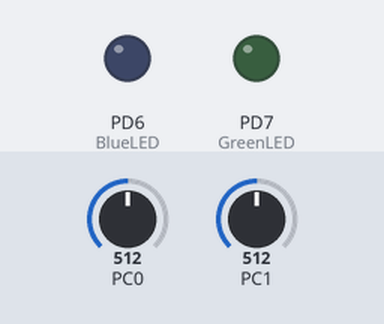
Recording of a program running on a simulated ATmega328P, built with avr-gcc and emulated at 16 MHz. On the bench: output pins drawn as LEDs (lit = HIGH). The test bench sets the inputs (shaded band); at power-on: PC0 = 512, PC1 = 512.

Above: at 1.2 s.
1.3 s: PC0 set to 521
At 2.0 s:
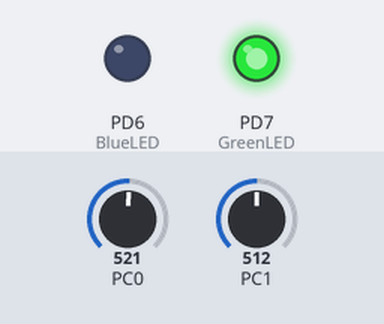
3.1 s: PC1 set to 531
At 3.5 s:
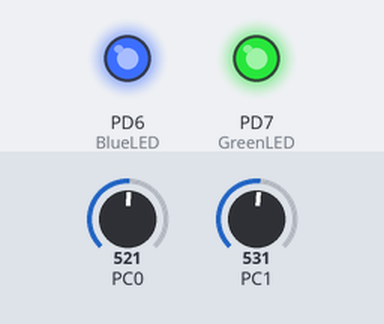
4.7 s: PC0 set to 511
At 6.0 s:
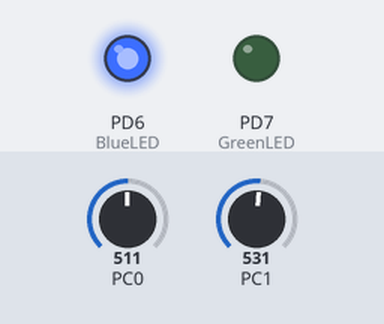
6.3 s: PC0 set to 716
At 6.9 s:
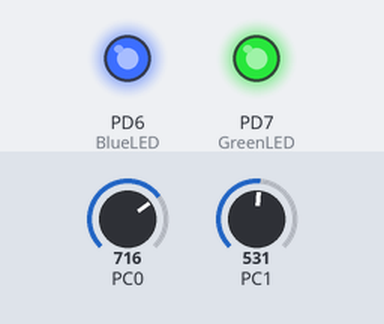
8.1 s: PC0 set to 502
At 9.7 s:
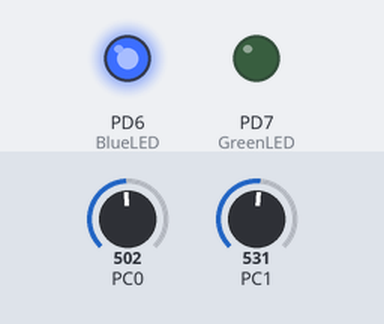
Timing chart, 0 to 10.8 s (numbered marks = the images above; inputs shaded):
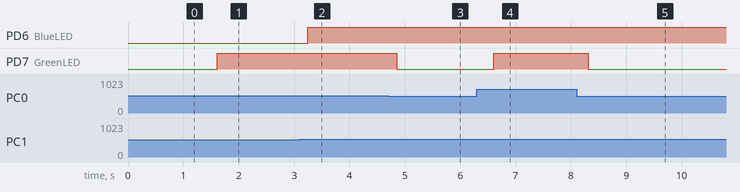

Measured:
- the behaviour switches between 512 and 513 on PC0 (found by bisection; images 0 and 1)
- the behaviour switches between 512 and 513 on PC1 (found by bisection; images 1 and 2)
- after the input at 1.3 s, PD7 (GreenLED): LOW → HIGH after 0.31 s
- after the input at 3.1 s, PD6 (BlueLED): LOW → HIGH after 0.15 s
- after the input at 4.7 s, PD7 (GreenLED): HIGH → LOW after 0.16 s
- after the input at 6.3 s, PD7 (GreenLED): LOW → HIGH after 0.31 s
- after the input at 8.1 s, PD7 (GreenLED): HIGH → LOW after 0.22 s

The program:

main.c
```c
// (licence header left out)
#include <avr/io.h>
#include <util/delay.h>
#include <avr/interrupt.h>

#include "stdutils.h"
#include "gpio.h"
#include "adc.h"

#define BlueLED PD_6
#define GreenLED PD_7

uint16_t GreenLedVal;
uint16_t BlueLedVal;

int main()
{
    GPIO_PinDirection(BlueLED, OUTPUT);
    GPIO_PinDirection(GreenLED, OUTPUT);
    sei(); /* enable global interrupts */
	InitAdc();

    while (1)
    {
        if(BlueLedVal > 512)
            GPIO_PinWrite(BlueLED, HIGH);
        else
            GPIO_PinWrite(BlueLED, LOW);
        if(GreenLedVal > 512)
            GPIO_PinWrite(GreenLED, HIGH);
        else
            GPIO_PinWrite(GreenLED, LOW);
    }
	return 0;
}


ISR(ADC_vect)
{
    GreenLedVal = ReadAdcVal(PC_0);
    BlueLedVal = ReadAdcVal(PC_1);
}
```

adc.c
```c
// (licence header left out)
#include <avr/io.h>
#include <util/delay.h>

#include "stdutils.h"
#include "adc.h"


/***************************************************************************************************
                  inline void InitAdc(void)
 ***************************************************************************************************
 * I/P Arguments: none

 * Return value    : none

 * description :This function iniatializes the ADC
 ***************************************************************************************************/
inline void InitAdc()
{
	util_BitSet(ADMUX,REFS0); /* reference voltage on AVCC */
	util_BitSet(ADCSRA, ADIE); /* enable interrupts */
	ADCSRA |= (1 << ADPS0) | (1 << ADPS1) | (1 <<ADPS2); /* prescaler 128 */
	util_BitSet(ADCSRA,ADEN); /* enable ADC */
	util_BitSet(ADCSRA,ADSC); /* start the first conversion */
}


/***************************************************************************************************
                  inline uint16_t ReadAdcVal(ADC_Channel Channel)
 ***************************************************************************************************
 * I/P Arguments:
                channel: adc channel.

 * Return value    : 10 bit adc value

 * description :This function configures the channel.
 ***************************************************************************************************/

inline uint16_t ReadAdcVal(GPIO_Pins channel)
{
	uint8_t adc_channel;
	adc_channel = channel & 0x07;	// lower 3 bits represent bits of a number
                                    // maximum of 6 adc channels
	switch(adc_channel)
	{
		case 0: /* channel 0*/
			ADMUX &= ~(1 << MUX0) | (1 << MUX1) | (1 << MUX2);
			_delay_ms(1);	/* wait for channel to get selected */
			break;
		case 1:	/* channel 1*/
			ADMUX |= (1 << MUX0);
			ADMUX &= ~(1 << MUX1) | (1 << MUX2);
			_delay_ms(1);
			break;
		default:
			/* default code */
			break;
	}

	util_BitSet(ADCSRA,ADSC); /* start conversion */
	while(util_IsBitSet(ADCSRA,ADSC)); /* spin wait until bit is cleared */
	uint8_t ADCL_Val = ADCL; /* access ADCL first */
	return ADCH << 8 | ADCL_Val;
}
```

adc.h
```c
// (licence header left out)
#ifndef ADC_H_
#define ADC_H_
#include "gpio.h"

/***************************************************************************************************
                             Function prototypes
***************************************************************************************************/
inline void InitAdc(void);
inline uint16_t ReadAdcVal(GPIO_Pins Channel);
/**************************************************************************************************/

#endif /* ADC_H_ */ 
```

stdutils.h
```c
// (licence header left out)
#ifndef _STD_UTIL_H_
#define	_STD_UTIL_H_

#ifndef F_CPU
#define F_CPU 16000000UL
#endif

/***************************************************************************************************
    Basic data types for 8051/PIC/AVR 8bit controllers
 ***************************************************************************************************/

/**----------char 8-bit--------
     char (-128 to 127)
     signed char (-128 to 127)
     unsigned char (0 - 255)
	-----------------------------*/

/**---------int 16-bit----------
	 int (-32768 to 32767)
	 signed int (-32768 to 32767)
     unsigned int (0 to 65535)
	 -----------------------------*/

typedef signed char     sint8_t;
typedef unsigned char   uint8_t;

typedef signed int      sint16_t;
typedef unsigned int    uint16_t;

typedef signed long int    sint32_t;
typedef unsigned long int  uint32_t;


/***************************************************************************************************
                           Port Direction configurations
 ***************************************************************************************************/
#define C_PinOutput_U8     0x01u
#define C_PinInput_U8      0x00u
#define C_PortOutput_U8    0xFFu
#define C_PortInput_U8     0x00u

#define INPUT              C_PinInput_U8
#define OUTPUT             C_PinOutput_U8
#define LOW                0x00u
#define HIGH               0x01u
/**************************************************************************************************/


/***************************************************************************************************
                           Definition of common Bit-Masks
 ***************************************************************************************************/
#define  Mask_BIT0   0x0001u
#define  Mask_BIT1   0x0002u
#define  Mask_BIT2   0x0004u
#define  Mask_BIT3   0x0008u
#define  Mask_BIT4   0x0010u
#define  Mask_BIT5   0x0020u
#define  Mask_BIT6   0x0040u
#define  Mask_BIT7   0x0080u
#define  Mask_BIT8   0x0100u
#define  Mask_BIT9   0x0200u
#define  Mask_BIT10  0x0400u
#define  Mask_BIT11  0x0800u
#define  Mask_BIT12  0x1000u
#define  Mask_BIT13  0x2000u
#define  Mask_BIT14  0x4000u
#define  Mask_BIT15  0x8000u
/**************************************************************************************************/


/***************************************************************************************************
                                Macros for Bit Manipulation
 ****************************************************************************************************/
#define  util_GetBitMask(bit)          (1<<(bit))
#define  util_BitSet(x,bit)            ((x) |=  util_GetBitMask(bit))
#define  util_BitClear(x,bit)          ((x) &= ~util_GetBitMask(bit))
#define  util_BitToggle(x,bit)         ((x) ^=  util_GetBitMask(bit))
#define  util_UpdateBit(x,bit,val)     ((val)? util_BitSet(x,bit): util_BitClear(x,bit))


#define  util_GetBitStatus(x,bit)      (((x)&(util_GetBitMask(bit)))!=0u)
#define  util_IsBitSet(x,bit)          (((x)&(util_GetBitMask(bit)))!=0u)
#define  util_IsBitCleared(x,bit)      (((x)&(util_GetBitMask(bit)))==0u)


#define  util_AreAllBitsSet(x,BitMask) (((x)&(BitMask))==BitMask)
#define  util_AreAnyBitsSet(x,BitMask) (((x)&(BitMask))!=0x00u)
/**************************************************************************************************/


/***************************************************************************************************
                              Commonly used constants
 **************************************************************************************************/
#define C_ZERO_U8          0x00u
#define C_NULL_U8          0x00u
#define NULL_CHAR          0x00u

#define FALSE              0x00u
#define TRUE               0x01u

/**************************************************************************************************/
#endif
```

gpio.c
```c
// (licence header left out)
#include <avr/io.h>
#include "stdutils.h"
#include "gpio.h"


/***************************************************************************************************
                  void GPIO_PinDirection(GPIO_Pins PinNumber, uint8_t PinDirn)
 ***************************************************************************************************
 * I/P Arguments:
                PinNumber: pin number which needs to be updated.
                           Refer the gpio.h for pin numbering.
                PinDirn: Direction to be configured ie. INPUT/OUTPUT.

 * Return value    : none

 * description :This function sets the specified direction as INPUT/OUTPUT.
 ***************************************************************************************************/
void GPIO_PinDirection(GPIO_Pins PinNumber, uint8_t PinDirn)
{
	uint8_t GPIO_PortVal, GPIO_PinNumber;
    GPIO_PortVal = (PinNumber >> 3);    // divide by 8. get port number
    GPIO_PinNumber = PinNumber & 0x07;  // lower 3 bits represent bits of a number
                                        // limit bit number from 0..7

	switch (GPIO_PortVal)
	{
		#ifdef DDRA
    	case 0:
        	util_UpdateBit(DDRA,GPIO_PinNumber,PinDirn);
        	break;
		#endif
       	#ifdef DDRB
    	case 1:
        	util_UpdateBit(DDRB,GPIO_PinNumber,PinDirn);
        	break;
		#endif
		#ifdef DDRC
    	case 2:
        	util_UpdateBit(DDRC,GPIO_PinNumber,PinDirn);
        	break;
		#endif
        #ifdef DDRD
    	case 3:
        	util_UpdateBit(DDRD,GPIO_PinNumber,PinDirn);
        	break;
		#endif
        #ifdef DDRE
    	case 4:
        	util_UpdateBit(DDRE,GPIO_PinNumber,PinDirn);
        	break;
		#endif
        #ifdef DDRF
    	case 5:
        	util_UpdateBit(DDRF,GPIO_PinNumber,PinDirn);
        	break;
		#endif
		#ifdef DDRG
    	case 6:
        	util_UpdateBit(DDRG,GPIO_PinNumber,PinDirn);
        	break;
		#endif
		#ifdef DDRH
    	case 7:
        	util_UpdateBit(DDRH,GPIO_PinNumber,PinDirn);
        	break;
		#endif
		#ifdef DDRJ
    	case 8:
        	util_UpdateBit(DDRJ,GPIO_PinNumber,PinDirn);
        	break;
		#endif
		#ifdef DDRK
    	case 9:
        	util_UpdateBit(DDRK,GPIO_PinNumber,PinDirn);
        	break;
		#endif
		#ifdef DDRL
    	case 10:
        	util_UpdateBit(DDRL,GPIO_PinNumber,PinDirn);
        	break;
		#endif
	}
}


/***************************************************************************************************
            void GPIO_PinWrite(GPIO_Pins PinNumber, uint8_t PinDirn)
 ***************************************************************************************************
 * I/P Arguments:
                PinNumber : pin number which needs to be updated.
                             Refer the gpio.h for pin numbering.
                PinDirn: Value to be updated(LOW/HIGH) on the selected pin.

 * Return value    : none

 * description :This function updates the specified value on the selected pin.
                Before updating the pins status, the pin function should be selected and then
                the pin should be configured as OUTPUT
***************************************************************************************************/

void GPIO_PinWrite(GPIO_Pins PinNumber, uint8_t PinDirn)
{

    uint8_t GPIO_PortVal, GPIO_PinNumber;
    GPIO_PortVal = (PinNumber >> 3);    // divide by 8. get port number
    GPIO_PinNumber = PinNumber & 0x07;  // lower 3 bits represent bits of a number
                                        // limit bit number from 0..7

	switch (GPIO_PortVal)
	{
		#ifdef PORTA
    	case 0:
        	util_UpdateBit(PORTA,GPIO_PinNumber,PinDirn);
        	break;
		#endif
       	#ifdef PORTB
    	case 1:
        	util_UpdateBit(PORTB,GPIO_PinNumber,PinDirn);
        	break;
		#endif
		#ifdef PORTC
    	case 2:
        	util_UpdateBit(PORTC,GPIO_PinNumber,PinDirn);
        	break;
		#endif
        #ifdef PORTD
    	case 3:
        	util_UpdateBit(PORTD,GPIO_PinNumber,PinDirn);
        	break;
		#endif
        #ifdef PORTE
    	case 4:
        	util_UpdateBit(PORTE,GPIO_PinNumber,PinDirn);
        	break;
		#endif
        #ifdef PORTF
    	case 5:
        	util_UpdateBit(PORTF,GPIO_PinNumber,PinDirn);
        	break;
		#endif
		#ifdef PORTG
    	case 6:
        	util_UpdateBit(PORTG,GPIO_PinNumber,PinDirn);
        	break;
		#endif
		#ifdef PORTH
    	case 7:
        	util_UpdateBit(PORTH,GPIO_PinNumber,PinDirn);
        	break;
		#endif
		#ifdef PORTJ
    	case 8:
        	util_UpdateBit(PORTJ,GPIO_PinNumber,PinDirn);
        	break;
		#endif
		#ifdef PORTK
    	case 9:
        	util_UpdateBit(PORTK,GPIO_PinNumber,PinDirn);
        	break;
		#endif
		#ifdef PORTL
    	case 10:
        	util_UpdateBit(PORTL,GPIO_PinNumber,PinDirn);
        	break;
		#endif
	}
}


/***************************************************************************************************
                    uint8_t GPIO_PinRead(GPIO_Pins PinNumber)
 ***************************************************************************************************
 * I/P Arguments:
             	PinNumber : pin number which needs to be read.
                             Refer the gpio.h for pin numbering.

 * Return value    :
                 uint8_t:    Status of the specified pin.

 * description :This function returns the status of the selected pin.
                Before reading the pins status, the pin should be configured as INPUT
 ***************************************************************************************************/

uint8_t GPIO_PinRead(GPIO_Pins PinNumber)
{
	uint8_t GPIO_PortVal, GPIO_PinNumber;
    GPIO_PortVal = (PinNumber >> 3);    // divide by 8. get port number
    GPIO_PinNumber = PinNumber & 0x07;  // lower 3 bits represent bits of a number
                                        // limit bit number from 0..7
	uint8_t PinStatus = 0;

	switch (GPIO_PortVal)
	{
		#ifdef PORTA
    	case 0:
    		PinStatus = util_IsBitSet(PORTA,GPIO_PinNumber);
        	break;
		#endif
       	#ifdef PORTB
    	case 1:
    	   	PinStatus = util_IsBitSet(PORTB,GPIO_PinNumber);
        	break;
		#endif
		#ifdef PORTC
    	case 2:
    	   	PinStatus = util_IsBitSet(PORTC,GPIO_PinNumber);
        	break;
		#endif
        #ifdef PORTD
    	case 3:
    	   	PinStatus = util_IsBitSet(PORTD,GPIO_PinNumber);
        	break;
		#endif
        #ifdef PORTE
    	case 4:
    	   	PinStatus = util_IsBitSet(PORTE,GPIO_PinNumber);
        	break;
		#endif
        #ifdef PORTF
    	case 5:
    	   	PinStatus = util_IsBitSet(PORTF,GPIO_PinNumber);
        	break;
		#endif
		#ifdef PORTG
    	case 6:
    	   	PinStatus = util_IsBitSet(PORTG,GPIO_PinNumber);
        	break;
		#endif
		#ifdef PORTH
    	case 7:
    	   	PinStatus = util_IsBitSet(PORTH,GPIO_PinNumber);
        	break;
		#endif
		#ifdef PORTJ
    	case 8:
    	   	PinStatus = util_IsBitSet(PORTJ,GPIO_PinNumber);
        	break;
		#endif
		#ifdef PORTK
    	case 9:
    	   	PinStatus = util_IsBitSet(PORTK,GPIO_PinNumber);
        	break;
		#endif
		#ifdef PORTL
    	case 10:
    	   	PinStatus = util_IsBitSet(PORTL,GPIO_PinNumber);
        	break;
		#endif
	}
	return PinStatus;
}


/***************************************************************************************************
            void GPIO_PinToggle(GPIO_Pins PinNumber)
 ***************************************************************************************************
 * I/P Arguments:
                PinNumber : pin number which needs to be updated.
                             Refer the gpio.h for pin numbering.

 * Return value    : none

 * description :This function toggles the selected pin HIGH and LOW
                Before toggling the pin, the pin function should be selected and then
                the pin should be configured as OUTPUT
***************************************************************************************************/
void GPIO_PinToggle(GPIO_Pins PinNumber)
{
	uint8_t GPIO_PortVal, GPIO_PinNumber;
	GPIO_PortVal = (PinNumber >> 3);    // divide by 8. get port number
	GPIO_PinNumber = PinNumber & 0x07;  // lower 3 bits represent bits of a number
										// limit bit number from 0..7

	switch(GPIO_PortVal)
	{
		#ifdef PORTA
		case 0:
			util_BitToggle(PORTA, GPIO_PinNumber);
			break;
		#endif
		#ifdef PORTB
		case 1:
			util_BitToggle(PORTB, GPIO_PinNumber);
			break;
		#endif
		#ifdef PORTC
		case 2:
			util_BitToggle(PORTC, GPIO_PinNumber);
			break;
		#endif
		#ifdef PORTD
		case 3:
			util_BitToggle(PORTD, GPIO_PinNumber);
			break;
		#endif
		#ifdef PORTE
		case 4:
			util_BitToggle(PORTE, GPIO_PinNumber);
			break;
		#endif
		#ifdef PORTF
		case 5:
			util_BitToggle(PORTF, GPIO_PinNumber);
			break;
		#endif
		#ifdef PORTG
		case 6:
			util_BitToggle(PORTG, GPIO_PinNumber);
			break;
		#endif
		#ifdef PORTH
		case 7:
			util_BitToggle(PORTH, GPIO_PinNumber);
			break;
		#endif
		#ifdef PORTJ
		case 8:
			util_BitToggle(PORTJ, GPIO_PinNumber);
			break;
		#endif
		#ifdef PORTK
		case 9:
			util_BitToggle(PORTK, GPIO_PinNumber);
			break;
		#endif
		#ifdef PORTL
		case 10:
			util_BitToggle(PORTL, GPIO_PinNumber);
			break;
		#endif
	}
}
```

gpio.h
```c
// (licence header left out)
#ifndef _GPIO_H
#define _GPIO_H

typedef enum
{
	/* GPIO pins */
	PA_0,PA_1,PA_2,PA_3,PA_4,PA_5,PA_6,PA_7,
    PB_0,PB_1,PB_2,PB_3,PB_4,PB_5,PB_6,PB_7,
    PC_0,PC_1,PC_2,PC_3,PC_4,PC_5,PC_6,PC_7,
    PD_0,PD_1,PD_2,PD_3,PD_4,PD_5,PD_6,PD_7,
    PE_0,PE_1,PE_2,PE_3,PE_4,PE_5,PE_6,PE_7,
    PF_0,PF_1,PF_2,PF_3,PF_4,PF_5,PF_6,PF_7,
    PG_0,PG_1,PG_2,PG_3,PG_4,PG_5,PG_6,PG_7,
    PH_0,PH_1,PH_2,PH_3,PH_4,PH_5,PH_6,PH_7,
    PJ_0,PJ_1,PJ_2,PJ_3,PJ_4,PJ_5,PJ_6,PJ_7,
    PK_0,PK_1,PK_2,PK_3,PK_4,PK_5,PK_6,PK_7,
    PL_0,PL_1,PL_2,PL_3,PL_4,PL_5,PL_6,PL_7
}GPIO_Pins;


/***************************************************************************************************
                             Function prototypes
***************************************************************************************************/
void GPIO_PinDirection(GPIO_Pins PinNumber, uint8_t PinDirn);
void GPIO_PinWrite(GPIO_Pins PinNumber, uint8_t PinValue);
uint8_t GPIO_PinRead(GPIO_Pins PinNumber);
void GPIO_PinToggle(GPIO_Pins PinNumber);
/**************************************************************************************************/


#endif
```
